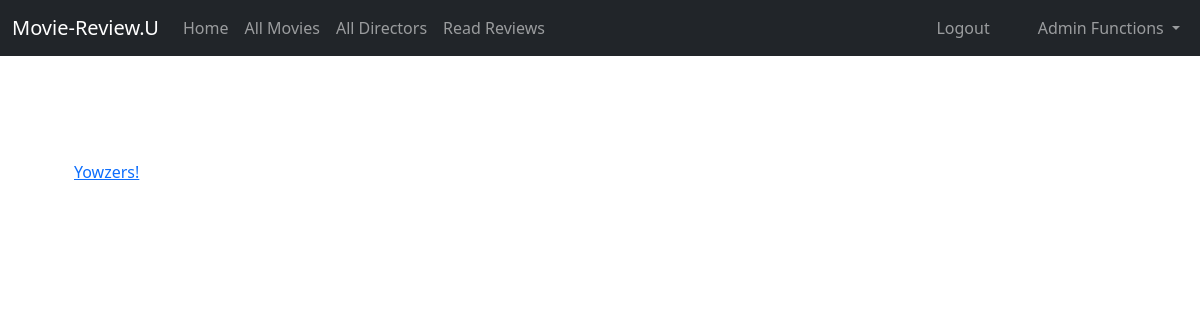
The page /moviereview_list/ (signed in) on the database as committed earlier.
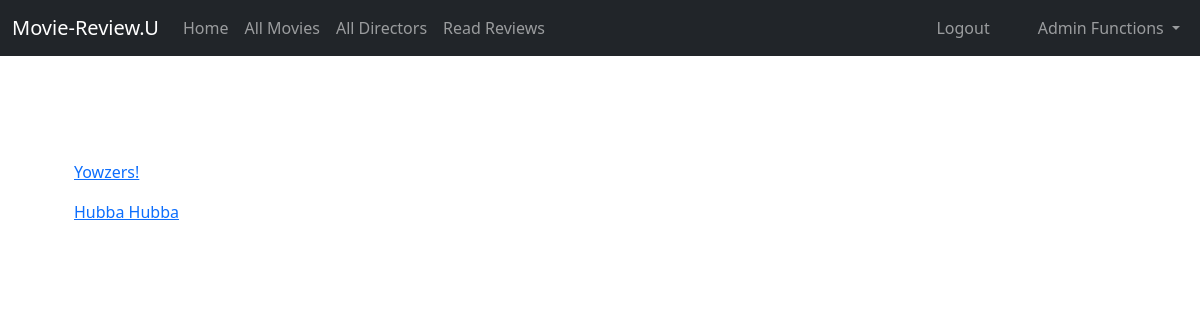
The same page on the database as committed later.
### catalog/models.py (models this page shows, shortened)
class MovieReview(models.Model):
    caption = models.CharField(max_length=100)
    star_rating = models.IntegerField(default=1, validators=[MaxValueValidator(5), MinValueValidator(1)])  # add star image functionality
    review_text = models.TextField(max_length=300) # Review text
    movie = models.ForeignKey('Movie', on_delete=models.RESTRICT, null=True)
    user = models.ForeignKey(User, on_delete=models.CASCADE, null=True)
    def get_absolute_url(self):
        return reverse('review_detail', args=[str(self.id)])

### catalog/views.py (the view)
# urls.py: path('moviereview_list/', views.MovieReviewListView.as_view(), name='moviereview_list'),
class MovieReviewListView(LoginRequiredMixin, generic.ListView):
    model = MovieReview

### catalog/templates/catalog/moviereview_list.html (shortened to what this page needs)
{% extends "catalog/base.html" %}
{% block content %}
    <h1>All Reviews</h1>
        {% if moviereview_list %}
            <ul>
                {% for movie in moviereview_list %}
                    <li>
                       <a href="{{ movie.get_absolute_url }}"><p>{{ movie.caption }}<p></a>
                    </li>
                {% endfor %}
            </ul>
        {% else %}
            <p>There are no movies reviewed yet.</p>
        {% endif %}
{% endblock %}

Rows that differ between the two databases and show on the page:
added MovieReview: caption "Hubba Hubba"
